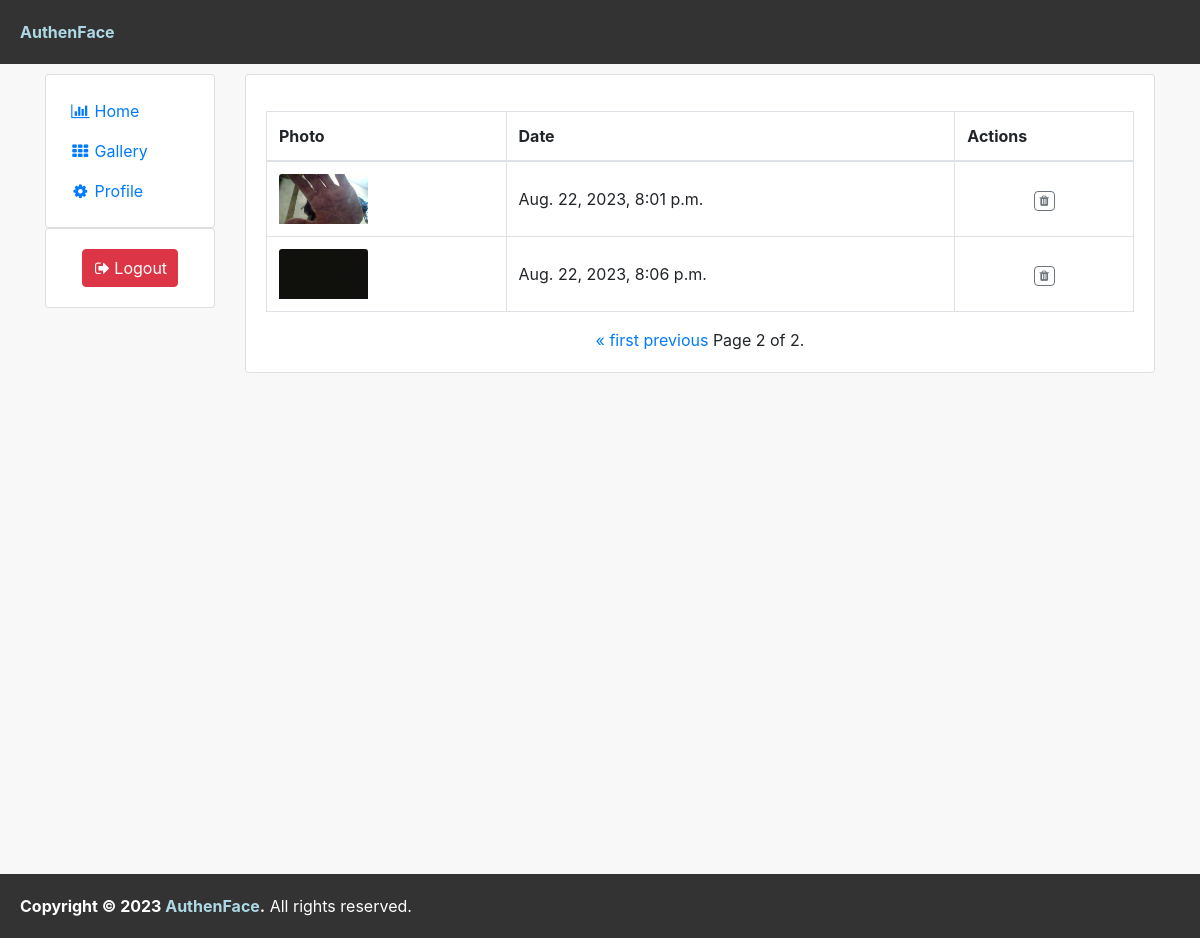
The page /gallery?page=2 (signed in) on the database its author committed.
### webApp2FA/models.py (models this page shows, shortened)
class FailedAuthen(models.Model):
    FailedAuthenID = models.AutoField(primary_key=True)
    userID = models.ForeignKey(User, on_delete=models.CASCADE)
    FailedAuthenImage = models.CharField(max_length=255, blank=True, null=True)
    uploaded_at = models.DateTimeField(auto_now_add=True)

### webApp2FA/views.py (the view, shortened to what this page needs)
# urls.py: path('gallery', views.gallery, name='gallery'),
@login_required(login_url='login_user')
def gallery(request):
    context = {}
    FailedAuthen_list = FailedAuthen.objects.all()
    items_per_page = 10
    paginator = Paginator(FailedAuthen_list, items_per_page)
    page_number = request.GET.get('page')
    page_obj = paginator.get_page(page_number)
    context['page_obj'] = page_obj
    return render(request, 'pages/intrudergallery.html', context)

### webApp2FA/templates/pages/intrudergallery.html (shortened to what this page needs)
{% extends 'layouts/base.html' %}
{% block content %}
<link href="https://cdn.jsdelivr.net/npm/bootstrap@4.1.1/dist/css/bootstrap.min.css" rel="stylesheet">
<link href="https://maxcdn.bootstrapcdn.com/font-awesome/4.3.0/css/font-awesome.min.css" rel="stylesheet">
<div class="container">
    <div class="row flex-lg-nowrap">
        <div class="col-12 col-lg-auto mb-3" style="width: 200px;">
            <div class="card p-3">
                <div class="e-navlist e-navlist--active-bg">
                    <ul class="nav" style="display:block">
                        <li class="nav-item"><a class="nav-link px-2 active" href="home"><i class="fa fa-fw fa-bar-chart mr-1"></i><span>Home</span></a></li>
                        <li class="nav-item"><a class="nav-link px-2" href="gallery"><i class="fa fa-fw fa-th mr-1"></i><span>Gallery</span></a></li>
                        <li class="nav-item"><a class="nav-link px-2" href="profile"><i class="fa fa-fw fa-cog mr-1"></i><span>Profile</span></a></li>
                    </ul>
                </div>
            </div>
            <div class="card mb-3">
              <div class="card-body">
                  <div class="px-xl-3">
                      <a class="btn btn-block btn-danger" href="{% url 'logout_user' %}">
                          <i class="fa fa-sign-out"></i>
                          <span>Logout</span>
                      </a>
                  </div>
              </div>
          </div>
        </div>
  <div class="col">
    <div class="row flex-lg-nowrap">
      <div class="col mb-3">
        <div class="e-panel card">
          <div class="card-body">
            <div class="e-table">
              <div class="table-responsive table-lg mt-3">
                <table class="table table-bordered">
                  <thead>
                    <tr>
                      <th>Photo</th>
                      <th>Date</th>
                      <th>Actions</th>
                    </tr>
                  </thead>
                  <tbody>
                    {% for image in page_obj %}
                      {% if image.userID.id == user.id %}
                      <tr>
                          <td>
                              <a href="/media/intruderimages/{{ image.FailedAuthenImage }}" target="_blank">
                                  <div class="image-container">
                                      <img src="{{ STATIC_URL }}media/intruderimages/{{ image.FailedAuthenImage }}" class="card-img-top" height="50">
                                  </div>
                              </a>
                          </td>
                          <td class="text-nowrap align-middle">{{ image.uploaded_at }}</td>
                          <td class="text-center align-middle">
                              <div class="btn-group align-top">
                                <form action="{% url 'gallery' %}" method="POST">
                                  <button name="button" value="delete" class="btn btn-sm btn-outline-secondary badge" type="submit" onclick="return confirmDelete()"><i class="fa fa-trash"></i></button>
                                </form>
                              </div>
                          </td>
                      </tr>
                      {% endif %}
                    {% endfor %}
                  </tbody>
                </table>
              </div>
              <div class="d-flex justify-content-center">
                <span class="step-links">
                    {% if page_obj.has_previous %}
                        <a href="?page=1">&laquo; first</a>
                        <a href="?page={{ page_obj.previous_page_number }}">previous</a>
                    {% endif %}
                    <span class="current">
                        Page {{ page_obj.number }} of {{ page_obj.paginator.num_pages }}.
                    </span>
                </span>
              </div>
            </div>
          </div>
        </div>
      </div>
    </div>
  </div>
</div>
</div>
{% endblock %}

### webApp2FA/templates/layouts/base.html (shortened to what this page needs)
{% load static %}
<!DOCTYPE html>
<html lang="en">
    <head>
        <link rel="stylesheet" href="{% static 'css/base.css' %}">
    </head>
    <nav class="base-nav">
        <strong><a href="home" class="base-link">AuthenFace</a></strong>
    </nav>
    <body>
        <main class="base-container">
            {% block content %}{% endblock %}
        </main>
    </body>
    <footer class="base-footer">
        <strong>Copyright &copy; 2023 <a href="home" class="base-link">AuthenFace</a>.</strong>
        All rights reserved.
    </footer>
</html>

### webApp2FA/static/css/base.css (style rules this page uses)
*, html, body { margin: 0; padding: 0; }
html, body { min-height: 100%; }
.base-container { min-height: 100vh; }
.base-nav { background-color: #333; color: white; padding: 20px; margin-bottom: 10px; }
.base-footer { background-color: #333; color: white; padding: 20px; margin-top: auto; }
.base-link { text-decoration: none; color: lightblue; }

### webApp2FA/templates/pages/intrudergallery.html (style rules this page uses)
body { background:#f8f8f8 }
.image-container { position: relative; display: inline-block; }

### rows shown on the page
FailedAuthen: FailedAuthenImage (picture), uploaded_at "Aug. 22, 2023, 8:01 p.m."
FailedAuthen: FailedAuthenImage (picture), uploaded_at "Aug. 22, 2023, 8:06 p.m."

### other values the page prints
{{ page_obj.number }} "2"
{{ page_obj.paginator.num_pages }} "2"
